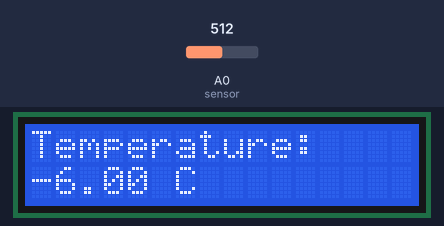
The sketch below on a simulated Arduino Uno, built with avr-gcc and run on an emulated ATmega328P. Shown: 16×2 character LCD. Inputs (shaded band) come from the test bench; at power-on: A0 (sensor) = 512.

Above: at 1.2 s.
1.3 s: A0 (sensor) set to 23
At 3.2 s:
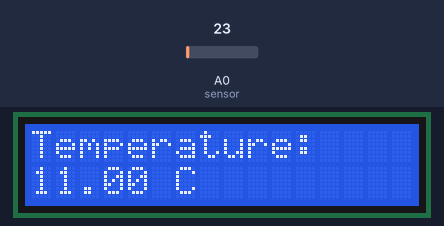
3.5 s: A0 (sensor) set to 18
At 4.9 s:
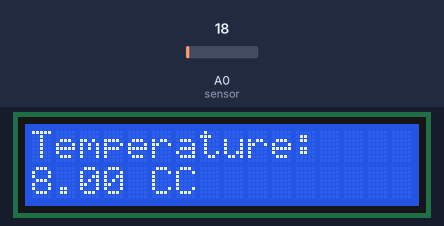
5.5 s: A0 (sensor) set to 511
At 6.6 s:
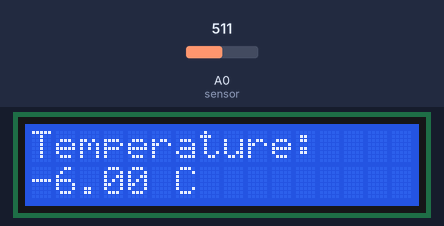
Timing chart, 0 to 8.5 s (numbered marks = the images above; inputs shaded):
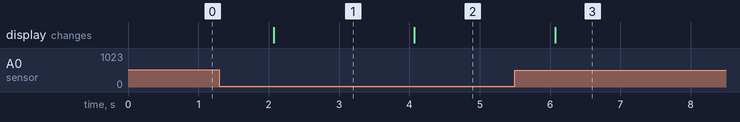

The sketch:

_31_Digital_Thermometer.ino
```cpp
#include  <LiquidCrystal.h> // Includes the library to use a LCD display
#define sensor 0        // Defines the A0 pin as “sensor”

int  Vin;   //  Variable to read the value from the Arduino’s pin
float  Temperature; //Variable that receives the converted voltage value to temp
float     TF; // Variable to receive the converted value in ºC
LiquidCrystal  lcd    (12, 11, 5, 4, 3, 2); //pins used for controlling the LCD
void  setup()
{
  lcd.begin(16, 2);//  This tells the Arduino that the display is a 16x2 type
  lcd.print("Temperature: "); //  Send the text to the screen of the display.
}
void  loop()
{
  Vin = analogRead (sensor); //Tells Arduino to read the pin & stores value in “Vin”
  Temperature=(500*Vin)/1023;  /* Converts the voltage value into temperature and stores it into the “Temperature”  variable  (in  ºC)*/
  TF = Temperature;
  lcd.setCursor(0, 1); // Moves  the cursor of the display to the next line
  lcd.print(TF);    // Shows the value of the temperature on the display
  lcd.print(" C"); // Writes “C” to indicate that it is in Centigrade scale.
  delay(1000);  //  Waits for a second to read the pin again
}
```

Measured:
- the behaviour switches between 21 and 20 on A0 (sensor) (found by bisection; images 1 and 2)
- after the input at 1.3 s, the display: changes after 0.77 s (image 1)
- after the input at 3.5 s, the display: changes after 0.57 s (image 2)
- after the input at 5.5 s, the display: changes after 0.57 s (image 3)
